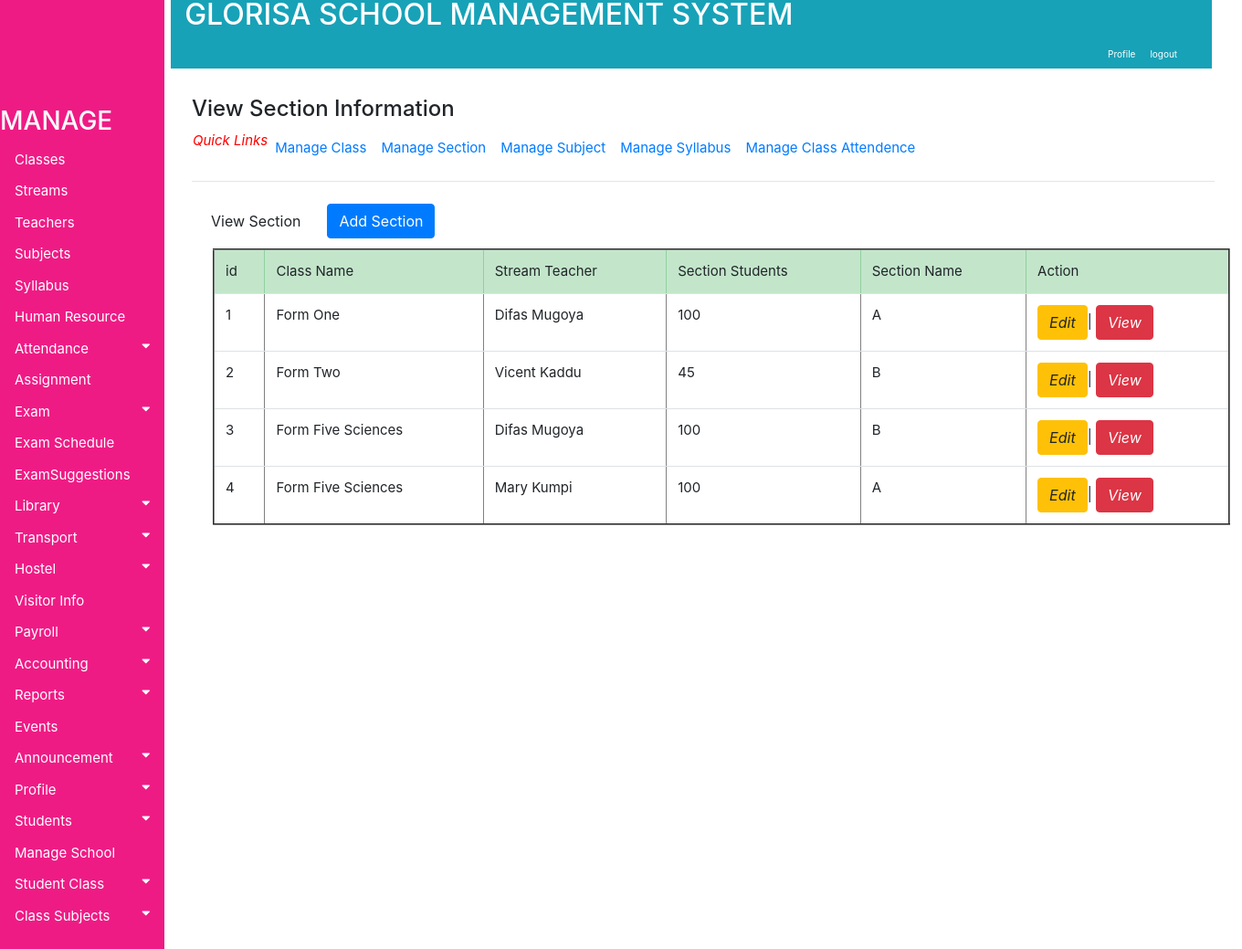
The page /accounts/viewsectioninformation (signed in) on the database its author committed.
### accounts/models.py (models this page shows, shortened)
class Sectioninformation(models.Model):
    options = (('A','A'),('B','B'))
    NameOfClass = models.ForeignKey(Classinformation, on_delete=models.PROTECT, blank=True, null=True)
    StreamTeacher = models.ForeignKey(TeachersInformation, on_delete=models.PROTECT, blank=True, null=True)
    SectionName = models.CharField(max_length=130, choices=options, blank=False)
    NumberOfStudents = models.CharField(max_length=30, blank=True)

class Classinformation(models.Model):
    nameclass= (('Form_One','Form_One'), ('Form_Two', 'Form_Two'),('Form_Three','Form_Three'), ('Form_Four', 'Form_Four'),
    ('Form_Five_Arts','Form_Five_Arts'), ('Form_Five_Sciences', 'Form_Five_Sciences'),
    ('Form_Five_Six','Form_Six_Arts'), ('Form_Six_Sciences', 'Form_Six_Sciences'))
    ClassName = models.CharField(max_length=130, choices=nameclass, blank=False)
    ClassTeacher = models.ForeignKey(TeachersInformation, on_delete=models.PROTECT, blank=True, null=True)
    TotalStudents = models.CharField(max_length=30, blank=True)
    NumberOfSections = models.CharField(max_length=30, blank=True)
    def __str__(self):
        return self.ClassName

class TeachersInformation(models.Model):
    choices = (('female','female'), ('male', 'male'))
    type = (('Monthly','Monthly'), ('hourly', 'hourly'))
    blood= (('A+','A+'), ('A-', 'A-'),('B+','B+'), ('B-', 'B-'),('AB+','AB+'), ('AB-', 'AB-'),
    ('O+','O+'), ('O-', 'O-'))
    responsibility = (('Mathematics','Mathematics'), ('English', 'English'),('History','History'), ('Biology', 'Biology')
    ,('Chemistry','Chemistry'), ('Physics', 'Physics'),('Geography','Geography'), ('Economics', 'Economics'))
    Name = models.CharField(max_length=130)
    NationaId = models.CharField(max_length=130)
    Responsibility = models.CharField(max_length=100, choices=responsibility, blank=False)
    Gender=models.CharField(max_length=10, choices=choices, blank=False, null=True)
    BloodGroup=models.CharField(max_length=10, choices=blood, blank=False, null=True)
    Religion =models.CharField(max_length=130)
    DateOfBirth=models.CharField(max_length=130, default="15-10-1990")
    PermanentAddress=models.CharField(max_length=130)
    PresentAddress=models.CharField(max_length=130 )
    Email=models.CharField(max_length=130)
    Password=models.CharField(max_length=130)
    Username=models.CharField(max_length=130)
    Salary = models.ForeignKey(SalaryGrade, on_delete=models.PROTECT, blank=True, null=True)
    SalaryType =models.CharField(max_length=10, choices=type, blank=False)
    JoiningDate=models.CharField(max_length=130,  default="15-10-1990")
    Resume=models.FileField(upload_to="gallery")
    TeacherPhoto=models.ImageField(upload_to="gallery")
    OtherInfo=models.TextField(max_length=100,  default="Enter Other Notes")
    def __str__(self):
        return self.Name

### accounts/views/views.py (the view)
@login_required
def viewsectioninformation(request):
    all_info = Sectioninformation.objects.all()
    context = {'all_info': all_info}
    return render(request, 'accounts/Section/viewsectioninformation.html', context)

### accounts/templates/accounts/Section/viewsectioninformation.html
{% extends 'base.html' %}
{% block body %}
<div class="container" style="margin-left: 200px;font-size: 20px; padding: 0px 10px;">
<br><h4>View Section Information</h4>
<nav class="nav navbar-expand" style="font-size:15px; padding: 1px 1px 1px 1px">
  <ul class="navbar-nav mr-auto">
    <i style="font-size: 15px; color:red;">Quick Links</i>
    <li class="nav-item">
      <a class="nav-link" href="{% url 'viewclassinformation'%}">Manage Class</a>
    </li>
    <li class="nav-item">
      <a class="nav-link" href="{% url 'viewsectioninformation'%}">Manage Section</a>
    </li>
    <li class="nav-item">
      <a class="nav-link" href="{% url 'viewsubjects'%}">Manage Subject</a>
    </li>
    <li class="nav-item">
      <a class="nav-link" href="{% url 'viewsyllabus'%}">Manage Syllabus</a>
    </li>
    <li class="nav-item">
      <a class="nav-link" href="#">Manage Class Attendence</a>
    </li>
  </ul>
</nav>
  <hr style=" margin-top: 1rem;margin-bottom: 1rem;border: 0;
   border-top: 1px solid rgba(0, 0, 0, 0.1);"/>
<nav class="nav navbar-expand">
  <ul class="navbar-nav mr-auto">
    <li class="nav-item">
    <a class="nav-link" href="#"><button class="btn btn-default">View Section</button></a>
    </li>
    <li class="nav-item">
    <a class="nav-link" href="{% url 'createsectioninformation' %}"><button class="btn btn-primary">Add Section</button></a>
    </li>
  </ul>
</nav>
<div class="container" style="margin-left:20px; font-size:15px; padding:3px">
<table class="table table-hover" border="2">
   <thead class="table-success">
     <tr>
         <td>id</td>
         <td>Class Name</td>
         <td>Stream Teacher</td>
         <td>Section Students</td>
         <td>Section Name</td>
         <td>Action</td>
     </tr>
   </thead>
   <tbody>
     {% if all_info %}
     {% for item in all_info%}
     <tr>
       <td>{{ item.id}}</td>
       <td>{{ item.NameOfClass }}</td>
       <td>{{ item.StreamTeacher}}</td>
       <td>{{ item.NumberOfStudents}}</td>
       <td>{{ item.SectionName}}</td>
       <td><a href="{% url 'editsectioninformation' pk=item.id  %}" >
         <i class="btn btn-warning">Edit</i></a>|
         <a href="#" >
           <i class="btn btn-danger">View</i></a>
       </td>
        {% endfor %}
     </tr>
     {% endif %}
   </tbody>
</table>
</div>
</div>
{% endblock %}

### accounts/static/css/style.css (style rules this page uses)
.container { margin-left: 200px;font-size: 10px; padding: 0px 10px; }
body { font-family: "Lato", sans-serif; }

### rows shown on the page
Sectioninformation: id "1", NameOfClass "Form One", StreamTeacher "Difas Mugoya", NumberOfStudents "100", SectionName "A"
Sectioninformation: id "2", NameOfClass "Form Two", StreamTeacher "Vicent Kaddu", NumberOfStudents "45", SectionName "B"
Sectioninformation: id "3", NameOfClass "Form Five Sciences", StreamTeacher "Difas Mugoya", NumberOfStudents "100", SectionName "B"
Sectioninformation: id "4", NameOfClass "Form Five Sciences", StreamTeacher "Mary Kumpi", NumberOfStudents "100", SectionName "A"
